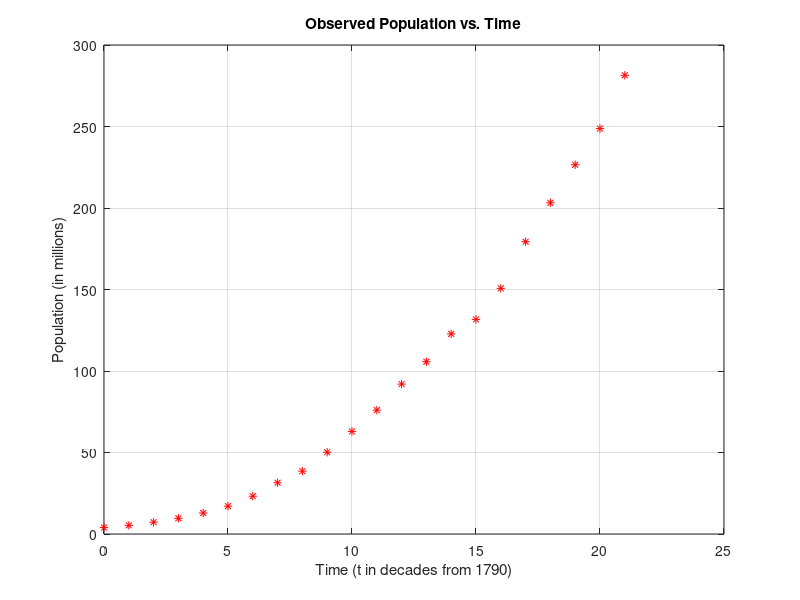
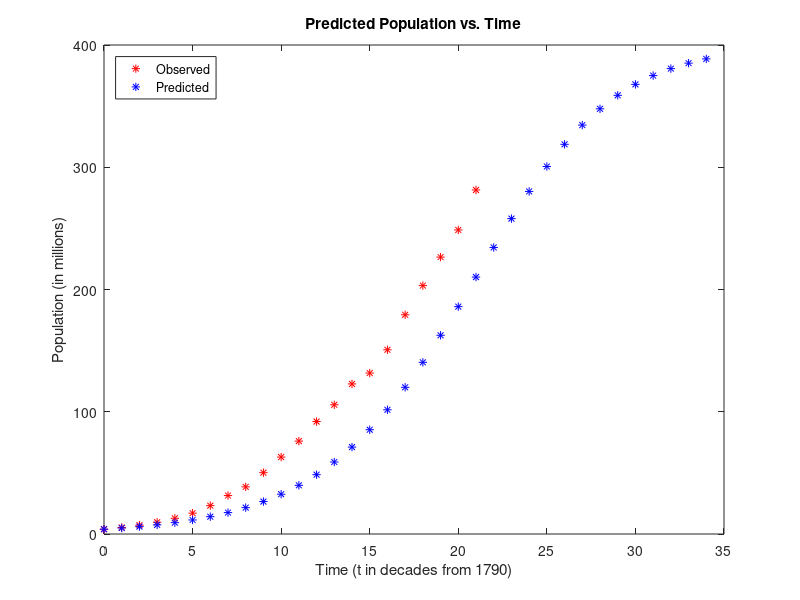
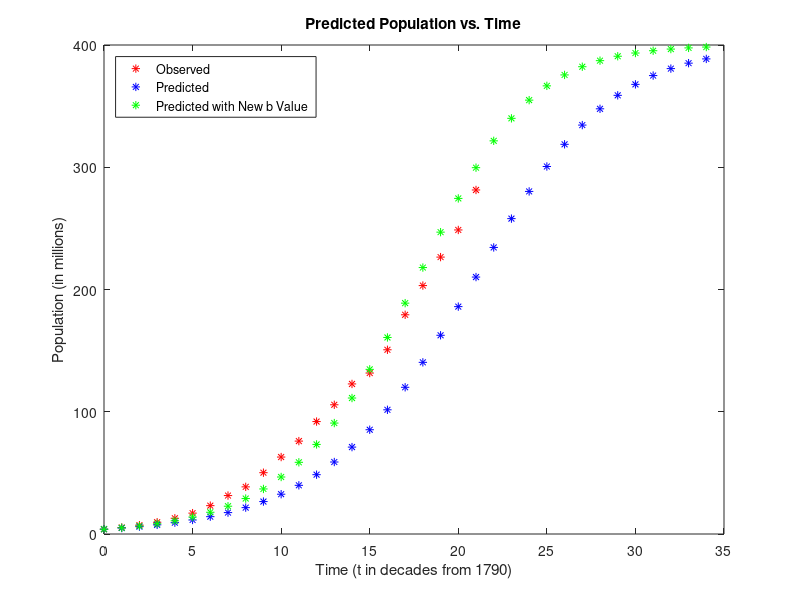

Recreate these plots in MATLAB, in order.
% Clear The Workspace With Removing All Variables & Functions
clear all;

% Clear The Command History
history -c;

% Clear The Command Window
clc;

% Create a Variable To Store X Axis Values
year = [0:21]; % t = 0 -> 1790, t = 1 -> 1800

% Create a Variable To Store Y Axis Values
Population =[3.929, 5.308,  7.24, 9.638, 12.866, 17.069, 23.192, 31.443, 38.558, 50.156, 62.948,75.995, 91.972, 105.711, 122.755, 131.669, 150.697, 179.323, 203.212, 226.505, 248.71, 281.416];

% Plot the Scatterplot
figure;
plot(year, Population, 'r*');
grid on;
xlabel('Time (t in decades from 1790)');
ylabel('Population (in millions)');
title('Observed Population vs. Time');

% Calculate the Value for b
dan = zeros(1,21);
for i=1:21
  dan(i) = Population(i+1) - Population(i);
endfor
dan;

an_new = Population(1:21);
X = (400 - an_new) .* an_new;
b = sum(X.*dan)/sum(X.*X)

% Predict Future Population Values
pred = zeros(1,35); % 35 Values = 1 Initial Value + 34 Pred Values
pred(1) = 3.929; % Initial population value

new_year = [0:34];

for i = 1:34
  pred(i+1) = pred(i)+b*(400-pred(i)) * pred(i);
endfor
pred

% Plot Predicted and Observed Populations
figure;
plot(year, Population, 'r*', new_year, pred, 'b*');
xlabel('Time (t in decades from 1790)');
ylabel('Population (in millions)');
title('Predicted Population vs. Time');
legend('Observed', 'Predicted', 'location', 'northwest')

% 2012 Predicted Value
Estimated_2012 = pred(23)

% 2022 Predicted Value
Estimated_2022 = pred(24)

% New b value for comparison
b_new = 0.00073
pred_1 = zeros(1,35); % 35 Values = 1 Initial Value + 34 Pred Values
pred_1(1) = 3.929;

for i = 1:34
  pred_1(i+1) = pred_1(i)+b_new*(400-pred_1(i)) * pred_1(i);
endfor
pred_1

% Plot all Predictions
figure
plot(year, Population, 'r*', new_year, pred, 'b*', new_year, pred_1, 'g*');
xlabel('Time (t in decades from 1790)');
ylabel('Population (in millions)');
title('Predicted Population vs. Time');
legend('Observed', 'Predicted', 'Predicted with New b Value', 'location', 'northwest');

% 2033 Predicted Value
Estimated_2033 = pred_1(25)

% 2050 Predicted Value
Estimated_2050 = pred_1(27)
